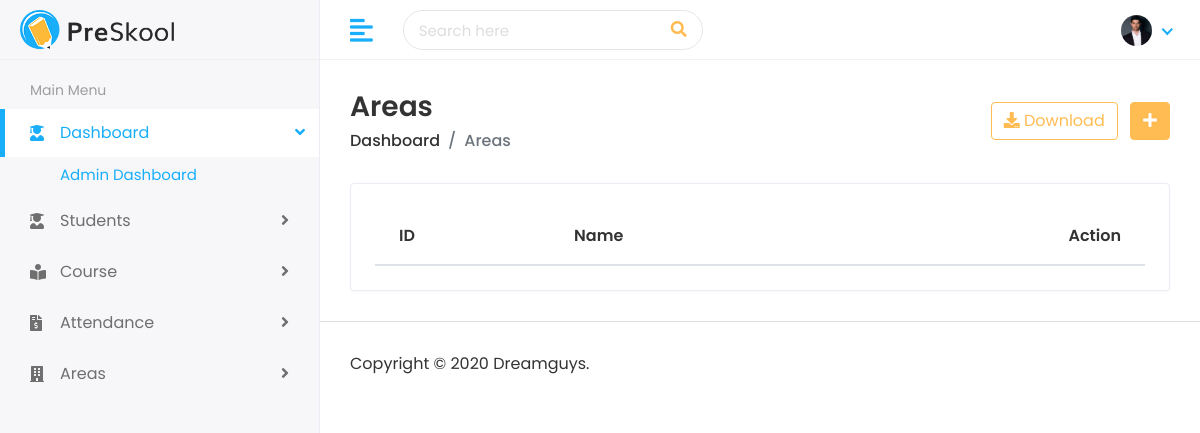
The page /superuser/areas/ (signed in) on the database as committed earlier.
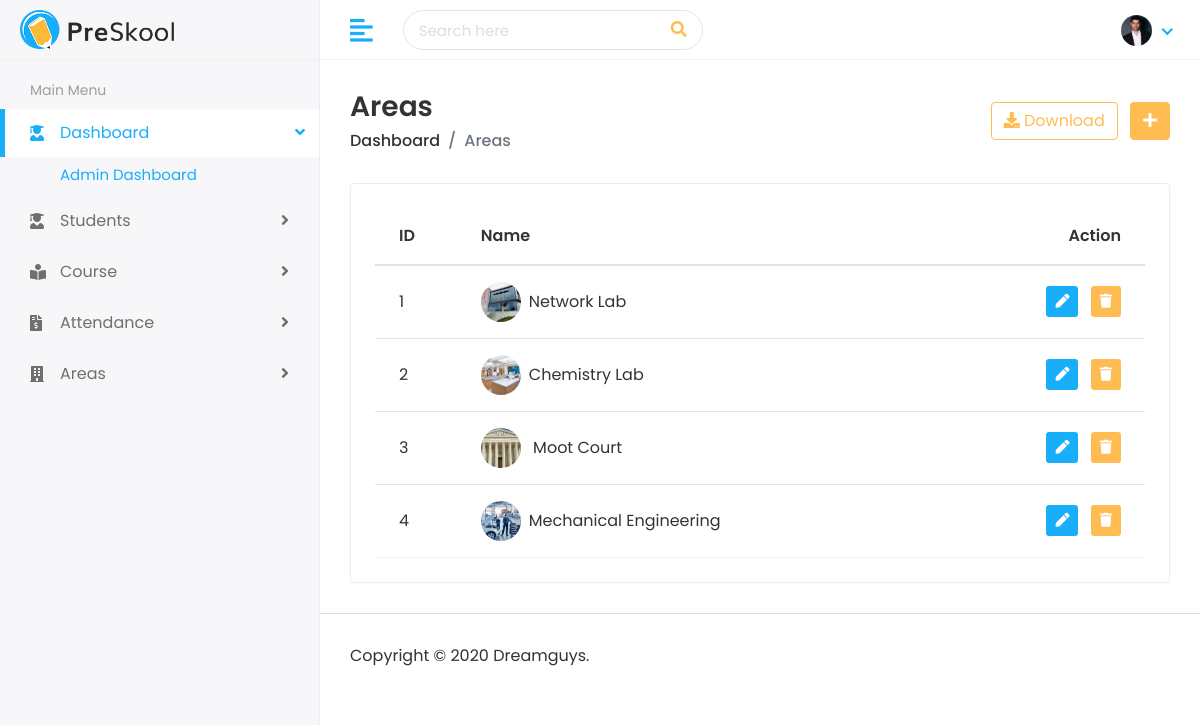
The same page on the database as committed later.
### superuser/models.py (models this page shows, shortened)
class Area(models.Model):
    name = models.CharField(max_length=100)
    image = models.ImageField(upload_to='areas/', blank=True)

### superuser/views.py (the view)
# urls.py: path('areas/', views.list_areas, name='list_areas'),
def list_areas(request):
    areas = Area.objects.all()
    context = {
        'areas': areas,
    }
    return render(request,"superuser/areas/areas.html", context)

### templates/superuser/areas/areas.html (shortened to what this page needs)
{% extends 'Home/base.html' %}
{% load static %}
{% block body %}
         <div class="page-wrapper">
            <div class="content container-fluid">
               <div class="page-header">
                  <div class="row align-items-center">
                     <div class="col">
                        <h3 class="page-title">Areas</h3>
                        <ul class="breadcrumb">
                           <li class="breadcrumb-item"><a href="">Dashboard</a></li>
                           <li class="breadcrumb-item active">Areas</li>
                        </ul>
                     </div>
                     <div class="col-auto text-right float-right ml-auto">
                        <a href="#" class="btn btn-outline-primary mr-2"><i class="fas fa-download"></i> Download</a>
                        <a href="{% url 'add_area' %}" class="btn btn-primary"><i class="fas fa-plus"></i></a>
                     </div>
                  </div>
               </div>
               <div class="row">
                  <div class="col-sm-12">
                     <div class="card card-table">
                        <div class="card-body">
                           <div class="table-responsive">
                              <table class="table table-hover table-center mb-0 datatable">
                                 <thead>
                                    <tr>
                                       <th>ID</th>
                                       <th>Name</th>
                                       <th class="text-right">Action</th>
                                    </tr>
                                 </thead>
                                 <tbody>
                                    {% for area in areas %}
                                    <tr>
                                       <td>{{ area.id }}</td>
                                       <td>
                                          <h2 class="table-avatar">
                                             <a href="" class="avatar avatar-sm mr-2"><img class="avatar-img rounded-circle" src="{{ area.image.url }}" alt="area Image"></a>
                                             <a href="">{{ area.name }} </a>
                                          </h2>
                                       </td>
                                       <td class="text-right">
                                          <div class="actions">
                                             <a href="{% url 'edit_area' area.id %}" class="btn btn-sm bg-success-light mr-2">
                                                 <i class="fas fa-pen"></i>
                                             </a>
                                             <form action="{% url 'delete_area' area.id %}" method="POST" style="display:inline;">
                                                 <button type="submit" class="btn btn-sm bg-danger-light" onclick="return confirm('Are you sure you want to delete this area?');">
                                                     <i class="fas fa-trash"></i>
                                                 </button>
                                             </form>
                                         </div>
                                       </td>
                                    </tr>
                                    {% endfor %}
                                 </tbody>
                              </table>
                           </div>
                        </div>
                     </div>
                  </div>
               </div>
            </div>
            <footer>
               <p>Copyright © 2020 Dreamguys.</p>
            </footer>
         </div>
      </div>
   </body>
</html>
{% endblock %}

Rows that differ between the two databases and show on the page:
added Area: id "1", image (picture), name "Network Lab"
added Area: id "2", image (picture), name "Chemistry Lab"
added Area: id "3", image (picture), name "Moot Court"
added Area: id "4", image (picture), name "Mechanical Engineering"
